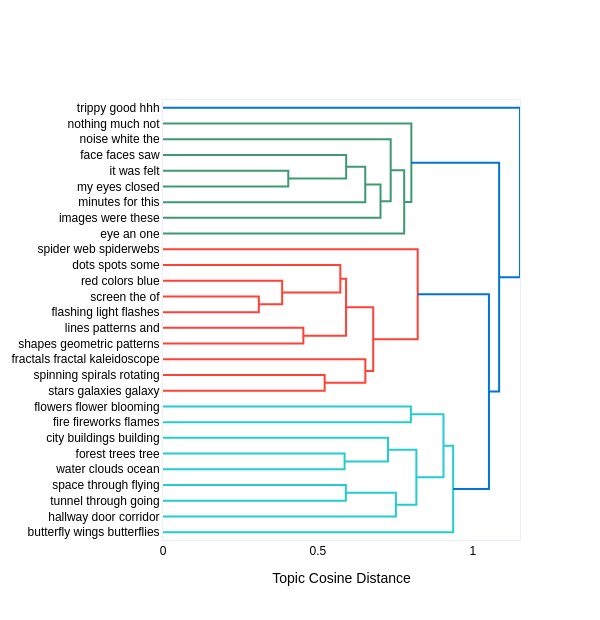

The code cell stored with this chart in its notebook:
### Code cell
new_labels = topic_model.generate_topic_labels(
    topic_prefix=False,
    separator=" "
)

# Set the newly formatted labels as the custom labels for the model.
topic_model.set_topic_labels(new_labels)


# Create the hierarchy visualization.
# custom_labels=True tells the function to use the labels we just set.
fig = topic_model.visualize_hierarchy(custom_labels=True)


# Customize the plot
fig.update_layout(
    title_text=None,                  # Set the plot title.
    title_x=0.5,                      # Center the title.
    xaxis_title="Topic Cosine Distance",
    width=600,                        # Set the plot width in pixels.
    # Set background colors to be fully transparent
    plot_bgcolor='rgba(0,0,0,0)',     
    paper_bgcolor='rgba(0,0,0,0)',    
    font=dict(
        family="Arial",
        size=12,
        color="black"
    )
)

fig.update_xaxes(ticks="")
fig.update_yaxes(ticks="")

# When saving, ensure the format is png to support transparency
fig.write_image("images/topic_hierarchy.png", scale=4)
fig.show()

### Figure 1 — Plotly figure (JSON) as saved in the notebook; plotly's stock layout.template omitted (floating-point values rounded to 4 significant figures)
{"data": [{"hoverinfo": "text", "marker": {"color": "rgb(61,153,112)"}, "mode": "lines", "type": "scatter", "x": [0.0, 0.4043, 0.4043, 0.0], "xaxis": "x", "y": [-45.0, -45.0, -55.0, -55.0], "yaxis": "y"}, {"hoverinfo": "text", "marker": {"color": "rgb(61,153,112)"}, "mode": "lines", "type": "scatter", "x": [0.0, 0.5912, 0.5912, 0.4043], "xaxis": "x", "y": [-35.0, -35.0, -50.0, -50.0], "yaxis": "y"}, {"hoverinfo": "text", "marker": {"color": "rgb(61,153,112)"}, "mode": "lines", "type": "scatter", "x": [0.5912, 0.6528, 0.6528, 0.0], "xaxis": "x", "y": [-42.5, -42.5, -65.0, -65.0], "yaxis": "y"}, {"hoverinfo": "text", "marker": {"color": "rgb(61,153,112)"}, "mode": "lines", "type": "scatter", "x": [0.6528, 0.702, 0.702, 0.0], "xaxis": "x", "y": [-53.75, -53.75, -75.0, -75.0], "yaxis": "y"}, {"hoverinfo": "text", "marker": {"color": "rgb(61,153,112)"}, "mode": "lines", "type": "scatter", "x": [0.0, 0.7349, 0.7349, 0.702], "xaxis": "x", "y": [-25.0, -25.0, -64.38, -64.38], "yaxis": "y"}, {"hoverinfo": "text", "marker": {"color": "rgb(61,153,112)"}, "mode": "lines", "type": "scatter", "x": [0.7349, 0.7784, 0.7784, 0.0], "xaxis": "x", "y": [-44.69, -44.69, -85.0, -85.0], "yaxis": "y"}, {"hoverinfo": "text", "marker": {"color": "rgb(61,153,112)"}, "mode": "lines", "type": "scatter", "x": [0.0, 0.8015, 0.8015, 0.7784], "xaxis": "x", "y": [-15.0, -15.0, -64.84, -64.84], "yaxis": "y"}, {"hoverinfo": "text", "marker": {"color": "rgb(255,65,54)"}, "mode": "lines", "type": "scatter", "x": [0.0, 0.3092, 0.3092, 0.0], "xaxis": "x", "y": [-125.0, -125.0, -135.0, -135.0], "yaxis": "y"}, {"hoverinfo": "text", "marker": {"color": "rgb(255,65,54)"}, "mode": "lines", "type": "scatter", "x": [0.0, 0.3846, 0.3846, 0.3092], "xaxis": "x", "y": [-115.0, -115.0, -130.0, -130.0], "yaxis": "y"}, {"hoverinfo": "text", "marker": {"color": "rgb(255,65,54)"}, "mode": "lines", "type": "scatter", "x": [0.0, 0.5723, 0.5723, 0.3846], "xaxis": "x", "y": [-105.0, -105.0, -122.5, -122.5], "yaxis": "y"}, {"hoverinfo": "text", "marker": {"color": "rgb(255,65,54)"}, "mode": "lines", "type": "scatter", "x": [0.0, 0.453, 0.453, 0.0], "xaxis": "x", "y": [-145.0, -145.0, -155.0, -155.0], "yaxis": "y"}, {"hoverinfo": "text", "marker": {"color": "rgb(255,65,54)"}, "mode": "lines", "type": "scatter", "x": [0.5723, 0.5908, 0.5908, 0.453], "xaxis": "x", "y": [-113.8, -113.8, -150.0, -150.0], "yaxis": "y"}, {"hoverinfo": "text", "marker": {"color": "rgb(255,65,54)"}, "mode": "lines", "type": "scatter", "x": [0.0, 0.5218, 0.5218, 0.0], "xaxis": "x", "y": [-175.0, -175.0, -185.0, -185.0], "yaxis": "y"}, {"hoverinfo": "text", "marker": {"color": "rgb(255,65,54)"}, "mode": "lines", "type": "scatter", "x": [0.0, 0.6531, 0.6531, 0.5218], "xaxis": "x", "y": [-165.0, -165.0, -180.0, -180.0], "yaxis": "y"}, {"hoverinfo": "text", "marker": {"color": "rgb(255,65,54)"}, "mode": "lines", "type": "scatter", "x": [0.5908, 0.6785, 0.6785, 0.6531], "xaxis": "x", "y": [-131.9, -131.9, -172.5, -172.5], "yaxis": "y"}, {"hoverinfo": "text", "marker": {"color": "rgb(255,65,54)"}, "mode": "lines", "type": "scatter", "x": [0.0, 0.822, 0.822, 0.6785], "xaxis": "x", "y": [-95.0, -95.0, -152.2, -152.2], "yaxis": "y"}, {"hoverinfo": "text", "marker": {"color": "rgb(35,205,205)"}, "mode": "lines", "type": "scatter", "x": [0.0, 0.8, 0.8, 0.0], "xaxis": "x", "y": [-195.0, -195.0, -205.0, -205.0], "yaxis": "y"}, {"hoverinfo": "text", "marker": {"color": "rgb(35,205,205)"}, "mode": "lines", "type": "scatter", "x": [0.0, 0.5861, 0.5861, 0.0], "xaxis": "x", "y": [-225.0, -225.0, -235.0, -235.0], "yaxis": "y"}, {"hoverinfo": "text", "marker": {"color": "rgb(35,205,205)"}, "mode": "lines", "type": "scatter", "x": [0.0, 0.7261, 0.7261, 0.5861], "xaxis": "x", "y": [-215.0, -215.0, -230.0, -230.0], "yaxis": "y"}, {"hoverinfo": "text", "marker": {"color": "rgb(35,205,205)"}, "mode": "lines", "type": "scatter", "x": [0.0, 0.5901, 0.5901, 0.0], "xaxis": "x", "y": [-245.0, -245.0, -255.0, -255.0], "yaxis": "y"}, {"hoverinfo": "text", "marker": {"color": "rgb(35,205,205)"}, "mode": "lines", "type": "scatter", "x": [0.5901, 0.7517, 0.7517, 0.0], "xaxis": "x", "y": [-250.0, -250.0, -265.0, -265.0], "yaxis": "y"}, {"hoverinfo": "text", "marker": {"color": "rgb(35,205,205)"}, "mode": "lines", "type": "scatter", "x": [0.7261, 0.8178, 0.8178, 0.7517], "xaxis": "x", "y": [-222.5, -222.5, -257.5, -257.5], "yaxis": "y"}, {"hoverinfo": "text", "marker": {"color": "rgb(35,205,205)"}, "mode": "lines", "type": "scatter", "x": [0.8, 0.9052, 0.9052, 0.8178], "xaxis": "x", "y": [-200.0, -200.0, -240.0, -240.0], "yaxis": "y"}, {"hoverinfo": "text", "marker": {"color": "rgb(35,205,205)"}, "mode": "lines", "type": "scatter", "x": [0.9052, 0.9365, 0.9365, 0.0], "xaxis": "x", "y": [-220.0, -220.0, -275.0, -275.0], "yaxis": "y"}, {"hoverinfo": "text", "marker": {"color": "rgb(0,116,217)"}, "mode": "lines", "type": "scatter", "x": [0.822, 1.052, 1.052, 0.9365], "xaxis": "x", "y": [-123.6, -123.6, -247.5, -247.5], "yaxis": "y"}, {"hoverinfo": "text", "marker": {"color": "rgb(0,116,217)"}, "mode": "lines", "type": "scatter", "x": [0.8015, 1.085, 1.085, 1.052], "xaxis": "x", "y": [-39.92, -39.92, -185.5, -185.5], "yaxis": "y"}, {"hoverinfo": "text", "marker": {"color": "rgb(0,116,217)"}, "mode": "lines", "type": "scatter", "x": [0.0, 1.152, 1.152, 1.085], "xaxis": "x", "y": [-5.0, -5.0, -112.7, -112.7], "yaxis": "y"}], "layout": {"autosize": false, "font": {"color": "black", "family": "Arial", "size": 12}, "height": 620, "hoverlabel": {"bgcolor": "white", "font": {"family": "Rockwell", "size": 16}}, "hovermode": "closest", "paper_bgcolor": "rgba(0,0,0,0)", "plot_bgcolor": "rgba(0,0,0,0)", "showlegend": false, "title": {"font": {"color": "Black", "size": 22}, "x": 0.5, "xanchor": "center", "yanchor": "top"}, "width": 600, "xaxis": {"mirror": "allticks", "rangemode": "tozero", "showgrid": false, "showline": true, "showticklabels": true, "ticks": "", "title": {"text": "Topic Cosine Distance"}, "type": "linear", "zeroline": false}, "yaxis": {"mirror": "allticks", "range": [-280, 0], "rangemode": "tozero", "showgrid": false, "showline": true, "showticklabels": true, "tickmode": "array", "ticks": "", "ticktext": ["trippy good hhh", "nothing much not", "noise white the", "face faces saw", "it was felt", "my eyes closed", "minutes for this", "images were these", "eye an one", "spider web spiderwebs", "dots spots some", "red colors blue", "screen the of", "flashing light flashes", "lines patterns and", "shapes geometric patterns", "fractals fractal kaleidoscope", "spinning spirals rotating", "stars galaxies galaxy", "flowers flower blooming", "fire fireworks flames", "city buildings building", "forest trees tree", "water clouds ocean", "space through flying", "tunnel through going", "hallway door corridor", "butterfly wings butterflies"], "tickvals": [-5, -15, -25, -35, -45, -55, -65, -75, -85, -95, -105, -115, -125, -135, -145, -155, -165, -175, -185, -195, -205, -215, -225, -235, -245, -255, -265, -275], "type": "linear", "zeroline": false}}}
